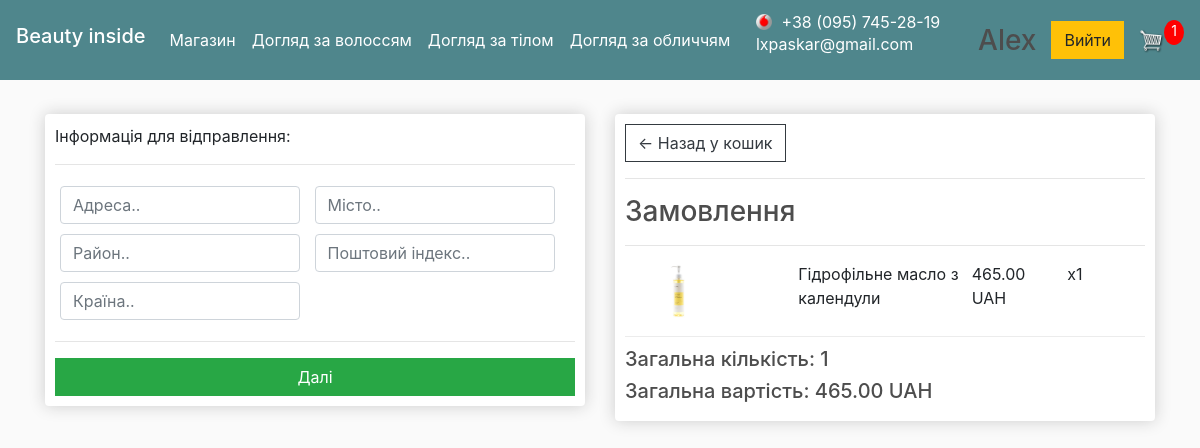
The app's page /checkout/ (signed in) with its own data.
### store/models.py (models this page shows, shortened)
class Category(models.Model):
    name = models.CharField(max_length=200)
    slug = models.SlugField()
    parent = models.ForeignKey('self', blank=True, null=True, related_name='children', on_delete=models.CASCADE)
    class Meta:
        unique_together = ('slug', 'parent',)
        verbose_name_plural = "categories"

class OrderItem(models.Model):
    product = models.ForeignKey(Product, on_delete=models.CASCADE, null=True)
    order = models.ForeignKey(Order, on_delete=models.CASCADE, null=True)
    quantity = models.IntegerField(default=0, null=True, blank=True)
    date_added = models.DateTimeField(auto_now_add=True)
    @property
    def get_total(self):
        total = self.product.price * self.quantity
        return total

class Product(models.Model):
    STOCK = [
        ('In stock', 'В наявності'),
        ('Not available', 'Нема в наявності'),
    ]
    name = models.CharField(max_length=200)
    price = models.FloatField()
    brand = models.CharField(max_length=30, null=False, blank=True, default="")
    stock = models.CharField(max_length=200, null=False, default=STOCK[0][0], choices=STOCK)
    digital = models.BooleanField(default=False, null=True, blank=True)
    category = models.ManyToManyField(Category)
    image = models.ImageField(null=True)
    description = models.TextField(max_length=1700, null=False, blank=True, default="")
    composition = models.TextField(max_length=1200, null=False, blank=True, default="")
    @property
    def imageURL(self):
        try:
            url = self.image.url
        except:
            url = ''
        return url

class Order(models.Model):
    STATUS = [
        ('Cart_order', 'Cart_order'),
        ('Not confirmed', 'Не підтверджений'),
        ('Called', 'Підтверджений'),
        ('Payed', 'Оплачений'),
        ('Sent', 'Відправлений'),
        ('Delivered', 'Виконаний'),
        ('Canceled', 'Скасований')
    ]
    customer = models.ForeignKey(Customer, on_delete=models.CASCADE, null=True, blank=True)
    date_ordered = models.DateTimeField(auto_now_add=True)
    status = models.CharField(max_length=200, null=False, default=STATUS[0][0], choices=STATUS)
    transaction_id = models.CharField(max_length=100, null=True)
    total_price = models.FloatField(null=True)
    note = models.CharField(max_length=200, null=False, blank=True, default="")
    @property
    def shipping(self):
        shipping = False
        orderitems = self.orderitem_set.all()
        for i in orderitems:
            if i.product.digital == False:
                shipping = True
        return shipping
    @property
    def get_cart_total(self):
        orderitems = self.orderitem_set.all()
        total = sum([item.get_total for item in orderitems])
        return total
    @property
    def get_cart_items(self):
        orderitems = self.orderitem_set.all()
        total = sum([item.quantity for item in orderitems])
        return total

### store/views.py (the view)
# urls.py: path('checkout/', views.checkout, name="checkout"),
def checkout(request):
    data = cartData(request)
    cartItems = data['cartItems']
    order = data['order']
    items = data['items']
    cats_parents, cats_childs = megamenu()
    context = {'items': items, 'order': order, 'cartItems': cartItems, 'parents': cats_parents, 'childs': cats_childs}
    return render(request, 'store/checkout.html', context)

### store/utils.py (called while the page is built)
def cartData(request):
    if request.user.is_authenticated:
        customer = request.user.customer
        order, created = Order.objects.get_or_create(customer=customer, status='Cart_order')
        items = order.orderitem_set.all()
        cartItems = order.get_cart_items
    else:
        cookieData = cookieCart(request)
        cartItems = cookieData['cartItems']
        order = cookieData['order']
        items = cookieData['items']
    return {'cartItems': cartItems, 'order': order, 'items': items}

### store/views.py (called while the page is built)
def megamenu():
    cats = Category.objects.all()
    cats_childs = []
    cats_parents = []
    for cat in cats:
        if cat.name == 'default':
            continue
        if cat.parent:
            cats_parents.append(cat.parent)
        if not cat.parent and cat.parent not in cats_parents:
            cats_parents.append(cat)
    cats_parents = set(cats_parents)
    for cat in cats:
        if cat in cats_parents:
            continue
        else:
            cats_childs.append(cat)
    return cats_parents, cats_childs

### store/templates/store/checkout.html (shortened to what this page needs)
{% extends 'store/main.html' %}
{% block category_block %}
    {% for parent in parents %}
        <div class="dropdown show">
            <a class="nav-link" href="{% url 'category' parent.slug %}"
               role="button" id="dropdownMenuLink" data-toggle="dropdown" aria-haspopup="true"
               aria-expanded="false">
                {{ parent.name }}<span class="sr-only">(current)</span></a>
        </div>
    {% endfor %}
{% endblock category_block %}
{% load static %}
{% block content %}
    <div class="row">
        <div class="col-lg-6">
            <div class="box-element" id="form-wrapper">
                <form id="form">
                    <div id="shipping-info">
                        <p>Інформація для відправлення:</p>
                        <hr>
                        <div class="form-field">
                            <input class="form-control" type="text" value="" name="address" placeholder="Адреса.."
                                   required>
                        </div>
                        <div class="form-field">
                            <input class="form-control" type="text" name="city" placeholder="Місто.." required>
                        </div>
                        <div class="form-field">
                            <input class="form-control" type="text" name="state" placeholder="Район.." required>
                        </div>
                        <div class="form-field">
                            <input class="form-control" type="text" name="zipcode" placeholder="Поштовий індекс.."
                                   required>
                        </div>
                        <div class="form-field">
                            <input class="form-control" type="text" name="country" placeholder="Країна.." required>
                        </div>
                    </div>
                    <hr>
                    <input id="form-button" class="btn btn-success btn-block" type="submit" value="Далі">
                </form>
            </div>
            <br>
            <br>
        </div>
        <div class="col-lg-6">
            <div class="box-element">
                <a class="btn btn-outline-dark" href="{% url 'cart' %}">&#x2190; Назад у кошик</a>
                <hr>
                <h3>Замовлення</h3>
                <hr>
                {% for item in items %}
                    <div class="cart-row">
                        <div style="flex:2"><img class="row-image" src="{{ item.product.imageURL }}"></div>
                        <div style="flex:2"><p>{{ item.product.name }}</p></div>
                        <div style="flex:1"><p>{{ item.product.price|floatformat:2 }} UAH</p></div>
                        <div style="flex:1"><p>&nbsp;&nbsp;x{{ item.quantity }}</p></div>
                    </div>
                {% endfor %}
                <h5>Загальна кількість: {{ order.get_cart_items }}</h5>
                <h5>Загальна вартість: {{ order.get_cart_total|floatformat:2 }} UAH</h5>
            </div>
        </div>
    </div>
    <br><br>
{% endblock content %}

### store/templates/store/main.html (shortened to what this page needs)
<!DOCTYPE html>
{% load static %}
<html>
<head>
    <link rel="stylesheet" href="https://stackpath.bootstrapcdn.com/bootstrap/4.4.1/css/bootstrap.min.css"
>
    <link rel="stylesheet" type="text/css" href="{% static 'css/main.css' %}">
    <link rel="stylesheet" type="text/css" href="{% static 'css/pop_up.css' %}">
    <link rel="stylesheet" type="text/css" href="{% static 'css/mobile_operators.css' %}">
</head>
<body>
<nav class="navbar navbar-expand-lg navbar-dark bg-dark">
    <h3 class="navbar-brand">Beauty inside</h3>
    <div class="collapse navbar-collapse" id="navbarSupportedContent">
        <ul class="navbar-nav mr-auto">
            <li class="nav-item active">
                <a class="nav-link" href="{% url 'store' %}">Магазин<span class="sr-only">(current)</span></a>
            </li>
            {% block category_block %}
            {% endblock category_block %}
        </ul>
        <div class="form-inline my-2 my-lg-0">
            <p style="color: white; margin-right: 20px"><span title="Vodafone" class="mobo-vodafone-16">&nbsp;+38 (095) 745-28-19</span>
                <br>
                lxpaskar@gmail.com</p>
            {% if user.is_authenticated %}
                <a href="{% url 'user-page' %}" style="text-decoration-color:white;">
                    <h3 class="col-lg-4">
                        {{ user.username.title }}
                    </h3>
                </a>
                <a href="{% url 'logout' %}" class="btn btn-warning">Вийти</a>
            {% else %}
                <a href="{% url 'login' %}" class="btn btn-warning">Ввійти</a>
            {% endif %}
            <div class="popup" onclick="myFunction()">
                <img id="cart-icon" src="{% static 'images/cart.png' %}" alt="Cart">
            </div>
            <p id="cart-total">{{ cartItems }}</p>
        </div>
    </div>
</nav>
<div class="container">
    <br>
    {% block content %}
    {% endblock content %}
</div>
</body>
</html>

### static/css/main.css (style rules this page uses)
body { background-color: hsl(0, 0%, 98%); }
h1, h2, h3, h4, h5, h6 { color: hsl(0, 0%, 30%); }
.box-element { box-shadow: hsl(0, 0%, 80%) 0 0 16px; background-color: #fff; border-radius: 4px; padding: 10px; }
.bg-dark { background-color: #4f868c !important; }
#cart-icon { width: 25px; display: inline-block; margin-left: 15px; }
#cart-total { display: block; text-align: center; color: #fff; background-color: red; width: 20px; height: 25px; border-radius: 50%; font-size: 14px; }
.col-lg-4, .col-lg-6, .col-lg-8, .col-lg-12 { margin-top: 10px; }
.btn { border-radius: 0; }
.row-image { width: 100px; }
.form-field { width: 250px; display: inline-block; padding: 5px; }
.cart-row { display: flex; align-items: flex-stretch; padding-bottom: 10px; margin-bottom: 10px; border-bottom: 1px solid #ececec; }

### static/css/pop_up.css (style rules this page uses)
.popup { position: relative; display: inline-block; cursor: pointer; -webkit-user-select: none; -moz-user-select: none; -ms-user-select: none; user-select: none; }

### static/css/mobile_operators.css (style rules this page uses)
[class*=mobo-] { text-indent: 5px; background-position: 0 0; background-repeat: no-repeat; display: inline-block; //display:inline; //zoom:1; vertical-align:middle; margin-right:3px; }
.mobo-vodafone-16 { line-height:16px; padding-left:16px; }

### records on screen
Category: name "Догляд за волоссям"
Category: name "Догляд за тілом"
Category: name "Догляд за обличчям"
OrderItem: product.imageURL (picture), product.name "Гідрофільне масло з календули", product.price "465.00", quantity "1"
Order: get_cart_items "1", get_cart_total "465.00"

### other values on screen
{{ user.username.title }} "Alex"
{{ cartItems }} "1"
